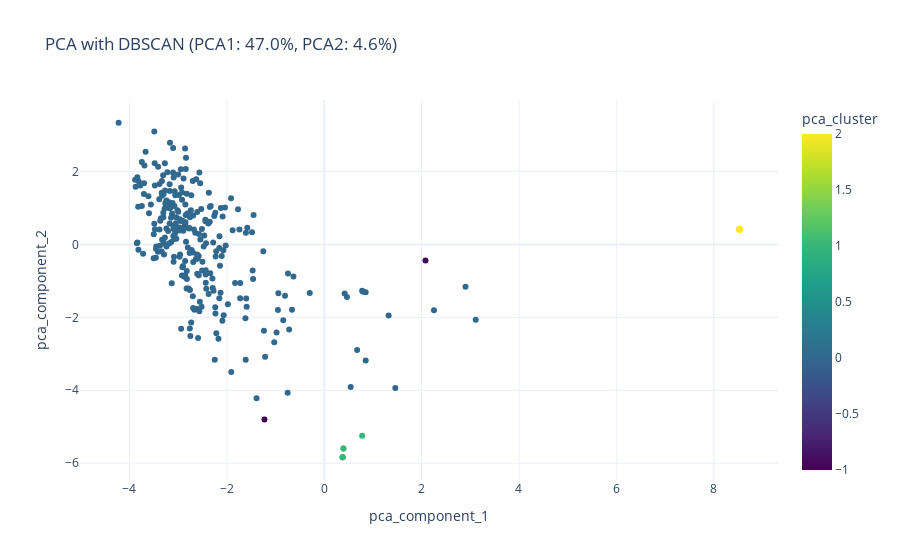

The cell this chart's notebook holds for it:
### Code cell
from sklearn.cluster import DBSCAN
from sklearn.preprocessing import StandardScaler

# Function to apply DBSCAN
def apply_dbscan(reduced_embeddings, eps=0.6, min_samples=5):
    scaler = StandardScaler()
    scaled = scaler.fit_transform(reduced_embeddings)
    db = DBSCAN(eps=eps, min_samples=min_samples)
    labels = db.fit_predict(scaled)
    return labels

# PCA Visualization with DBSCAN
def visualizeEmbeddingsPCA_with_DBSCAN(df, eps=0.55, min_samples=10):
    embeddings = np.array(df['embedding'].tolist())
    ratings = df['rating_score']
    
    pca = PCA(n_components=2)
    reduced = pca.fit_transform(embeddings)
    var1, var2 = pca.explained_variance_ratio_ * 100
    
    clusters = apply_dbscan(reduced, eps, min_samples)
    
    plot_df = pd.DataFrame({
        'pca_component_1': reduced[:, 0],
        'pca_component_2': reduced[:, 1],
        'rating_score': ratings,
        'pca_cluster': clusters,
        'review_id': df.get('review_id', range(len(df)))
    })
    
    fig = px.scatter(
        plot_df,
        x='pca_component_1',
        y='pca_component_2',
        color='pca_cluster',
        color_continuous_scale='Viridis',
        hover_data=['review_id', 'rating_score'],
        title=f'PCA with DBSCAN (PCA1: {var1:.1f}%, PCA2: {var2:.1f}%)',
        labels={
            'PCA 1': f'pca_component_1 ({var1:.1f}% variance)',
            'PCA 2': f'pca_component_2 ({var2:.1f}% variance)',
            'Cluster': 'pca_cluster'
        }
    )
    
    fig.update_layout(
        template='plotly_white',
        coloraxis_colorbar=dict(title='pca_cluster'),
        hovermode='closest'
    )
    
    fig.show()
    return plot_df

# UMAP Visualization with DBSCAN
def visualizeEmbeddingsUMAP_with_DBSCAN(df, eps=0.7, min_samples=10):
    embeddings = np.array(df['embedding'].tolist())
    sentiment = df['sentiment_label']
    
    reducer = umap.UMAP(n_neighbors=15, min_dist=0.1, n_components=2, random_state=42)
    reduced = reducer.fit_transform(embeddings)
    
    clusters = apply_dbscan(reduced, eps, min_samples)
    
    plot_df = pd.DataFrame({
        'umap_component_1': reduced[:, 0],
        'umap_component_2': reduced[:, 1],
        'sentiment': sentiment,
        'umap_cluster': clusters,
        'review_id': df.get('review_id', range(len(df)))
    })
    
    fig = px.scatter(
        plot_df,
        x='umap_component_1',
        y='umap_component_2',
        color='umap_cluster',
        color_continuous_scale='Viridis',
        hover_data=['sentiment', 'umap_cluster'],
        title='UMAP with DBSCAN',
        labels={
            'UMAP 1': 'umap_component_1',
            'UMAP 2': 'umap_component_2',
            'Cluster': 'umap_cluster'
        },
        opacity=0.7
    )
    
    fig.update_layout(
        showlegend=True,
        legend=dict(title='umap_cluster'),
        margin=dict(l=10, r=10, t=40, b=10)
    )
    
    fig.show()
    return plot_df

# Visualize with DBSCAN clusters
pca_clusters = visualizeEmbeddingsPCA_with_DBSCAN(reviews, eps=0.5, min_samples=5)
umap_clusters = visualizeEmbeddingsUMAP_with_DBSCAN(reviews, eps=0.5, min_samples=5)

### Figure 1 — Plotly figure (JSON) as saved in the notebook; plotly's stock layout.template omitted (floating-point values rounded to 4 significant figures; data arrays with more than 128 entries replaced by an {"elided": "..."} marker saying what was removed)
{"data": [{"customdata": {"elided": "360x2 int values"}, "hovertemplate": "pca_component_1=%{x}<br>pca_component_2=%{y}<br>review_id=%{customdata[0]}<br>rating_score=%{customdata[1]}<br>pca_cluster=%{marker.color}<extra></extra>", "legendgroup": "", "marker": {"color": {"elided": "360 int values"}, "coloraxis": "coloraxis", "symbol": "circle"}, "mode": "markers", "name": "", "orientation": "v", "showlegend": false, "type": "scatter", "x": {"elided": "360 float values"}, "xaxis": "x", "y": {"elided": "360 float values"}, "yaxis": "y"}], "layout": {"coloraxis": {"colorbar": {"title": {"text": "pca_cluster"}}, "colorscale": [[0, "#440154"], [0.1111, "#482878"], [0.2222, "#3e4989"], [0.3333, "#31688e"], [0.4444, "#26828e"], [0.5556, "#1f9e89"], [0.6667, "#35b779"], [0.7778, "#6ece58"], [0.8889, "#b5de2b"], [1, "#fde725"]]}, "hovermode": "closest", "legend": {"tracegroupgap": 0}, "title": {"text": "PCA with DBSCAN (PCA1: 47.0%, PCA2: 4.6%)"}, "xaxis": {"anchor": "y", "domain": [0, 1], "title": {"text": "pca_component_1"}}, "yaxis": {"anchor": "x", "domain": [0, 1], "title": {"text": "pca_component_2"}}}}
